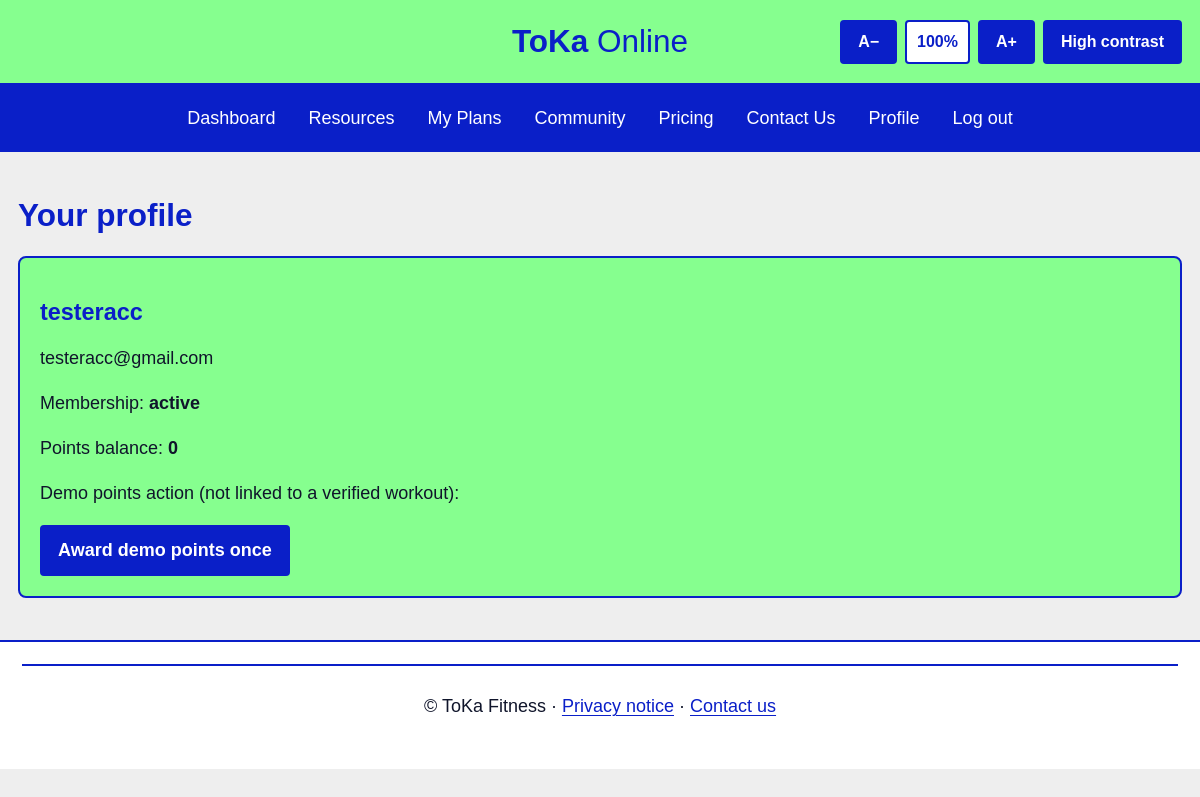
Page /profile (signed in) on the committed database.
### tables this page shows
CREATE TABLE users (
        id INTEGER PRIMARY KEY AUTOINCREMENT,
        username TEXT NOT NULL UNIQUE,
        email TEXT NOT NULL UNIQUE,
        password_hash TEXT NOT NULL,
        membership_status TEXT NOT NULL DEFAULT 'free',
        role TEXT NOT NULL DEFAULT 'member',
        failed_logins INTEGER NOT NULL DEFAULT 0,
        locked_until TEXT
    );

### app.py (the view)
@app.route("/profile")
@login_required
def profile():
    db = get_db()
    user = db.execute("SELECT * FROM users WHERE id=?", (session["user_id"],)).fetchone()
    points = db.execute("SELECT COALESCE(SUM(points),0) FROM points_ledger WHERE user_id=?", (session["user_id"],)).fetchone()[0]
    db.close()
    return render_template("profile.html", user=user, points=points)

### app.py (called while the page is built)
def get_db():
    db = sqlite3.connect(app.config["DATABASE"])
    db.row_factory = sqlite3.Row
    return db

def login_required(view):
    @wraps(view)
    def wrapped(*args, **kwargs):
        if "user_id" not in session:
            flash("Please sign in to use that feature.", "warning")
            return redirect(url_for("login"))
        return view(*args, **kwargs)
    return wrapped

### templates/profile.html (shortened to what this page needs)
{% extends "base.html" %}
{% block content %}
<h1>Your profile</h1>
<section class="panel">
  <h2>{{ user.username }}</h2>
  <p>{{ user.email }}</p>
  <p>Membership: <strong>{{ user.membership_status }}</strong></p>
  <p>Points balance: <strong>{{ points }}</strong></p>
  <p>Demo points action (not linked to a verified workout):</p>
  <a class="button" href="{{ url_for('demo_complete', id='demo-session-001') }}">Award demo points once</a>
</section>
{% endblock %}

### static/css/style.css (style rules this page uses)
:root { --navy: #0A1FC8; --green: #86FF8F; --page: #EEEEEE; --ink: #10152b; --white: #ffffff; --border: #0A1FC8; }
* { box-sizing: border-box; }
html { scroll-behavior: smooth; }
body { margin: 0; background: var(--page); color: var(--ink); font-family: Arial, Verdana, sans-serif; font-size: 18px; line-height: 1.5; }
a { color: var(--navy); text-decoration: underline; text-underline-offset: 3px; }
h1, h2, h3 { color: var(--navy); line-height: 1.2; }
h1 { font-size: 1.75em; }
h2 { font-size: 1.3em; }
.panel, .card { background: var(--green); border: 2px solid var(--navy); border-radius: 8px; padding: 20px; }
.button, button { display: inline-block; background: var(--navy); color: white; border: 2px solid var(--navy); border-radius: 4px; padding: 10px 16px; min-height: 44px; font: inherit; font-weight: bold; cursor: pointer; text-decoration: none; }

### rows in the picture
users: username "testeracc", email "testeracc@gmail.com", membership_status "active"

### other values in the picture
{{ points }} "0"
